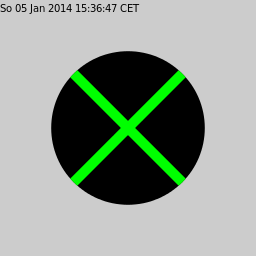

Julia code for this plot:
## header to provide surface and context
using Cairo
c = CairoRGBSurface(256,256);
cr = CairoContext(c);

save(cr);
set_source_rgb(cr,0.8,0.8,0.8);    # light gray
rectangle(cr,0.0,0.0,256.0,256.0); # background
fill(cr);
restore(cr);

save(cr);
## original example, following here

arc(cr, 128.0, 128.0, 76.8, 0, 2 * pi);
clip(cr);

new_path(cr); # current path is not consumed by cairo_clip()
rectangle(cr, 0, 0, 256, 256);
fill(cr);
set_source_rgb(cr, 0, 1, 0);
move_to(cr, 0, 0);
line_to(cr, 256, 256);
move_to(cr, 256, 0);
line_to(cr, 0, 256);
set_line_width(cr, 10.0);
stroke(cr);

## mark picture with current date
restore(cr);
move_to(cr,0.0,12.0);
set_source_rgb(cr, 0,0,0);
show_text(cr,Libc.strftime(time()));
write_to_png(c,"sample_clip.png");
